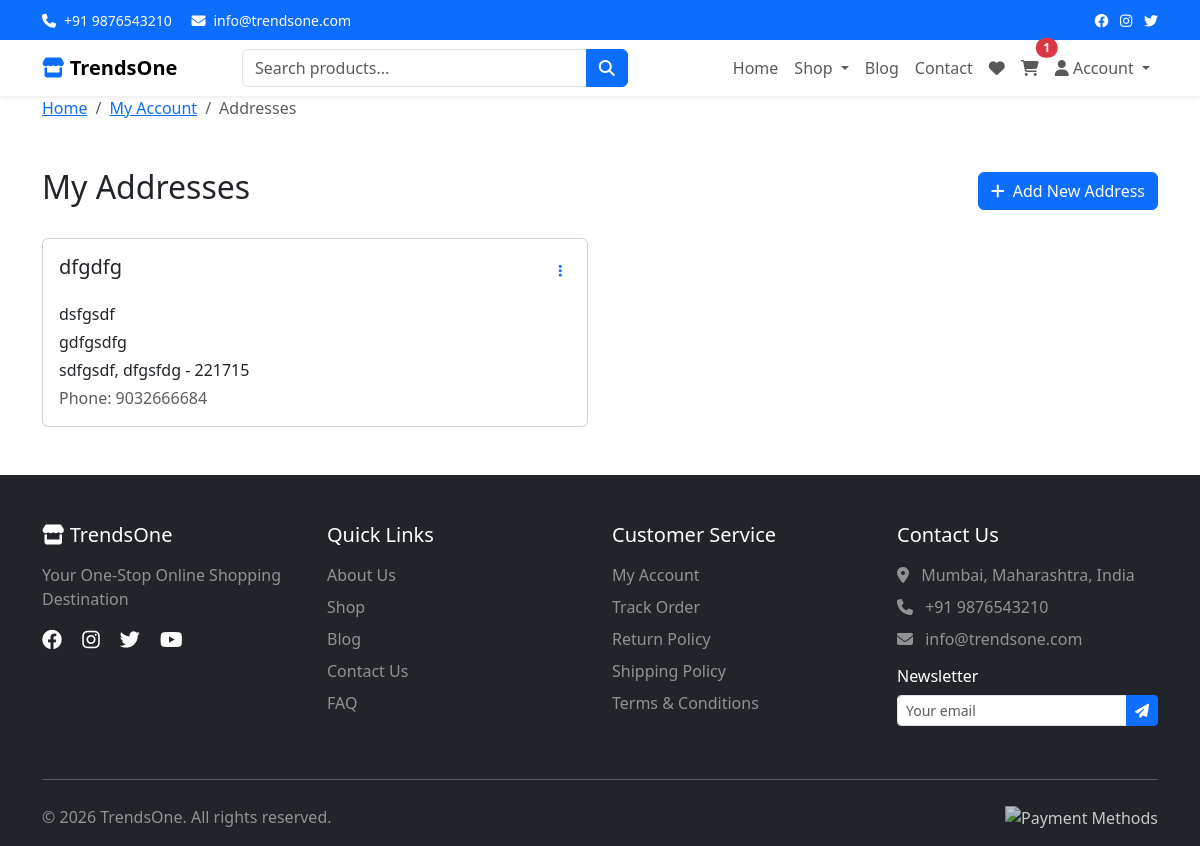
Screenshot of /addresses.php (signed in) with the database file from the repository.
### tables this page shows
CREATE TABLE `user_addresses` (
  `id` int(11) NOT NULL,
  `user_id` int(11) NOT NULL,
  `address_type` enum('home','work','other') DEFAULT 'home',
  `full_name` varchar(100) NOT NULL,
  `phone` varchar(20) NOT NULL,
  `address_line1` varchar(255) NOT NULL,
  `address_line2` varchar(255) DEFAULT NULL,
  `landmark` varchar(100) DEFAULT NULL,
  `city` varchar(100) NOT NULL,
  `state` varchar(100) NOT NULL,
  `pincode` varchar(10) NOT NULL,
  `is_default` tinyint(1) DEFAULT 0,
  `created_at` timestamp NOT NULL DEFAULT current_timestamp(),
  `updated_at` timestamp NOT NULL DEFAULT current_timestamp() ON UPDATE current_timestamp()
);

### addresses.php (the view, shortened to what this page needs)
<?php
require_once 'config/config.php';
$stmt = $pdo->prepare("SELECT * FROM user_addresses WHERE user_id = ? ORDER BY is_default DESC, created_at DESC");
$stmt->execute([$_SESSION['user_id']]);
$addresses = $stmt->fetchAll();
include 'includes/header.php';
include 'includes/navbar.php';
?>
<div class="breadcrumb-section">
    <div class="container">
        <nav aria-label="breadcrumb">
            <ol class="breadcrumb">
                <li class="breadcrumb-item"><a href="<?php echo SITE_URL; ?>">Home</a></li>
                <li class="breadcrumb-item"><a href="<?php echo SITE_URL; ?>/my-account.php">My Account</a></li>
                <li class="breadcrumb-item active">Addresses</li>
            </ol>
        </nav>
    </div>
</div>
<div class="container my-5">
    <div class="d-flex justify-content-between align-items-center mb-4">
        <h2>My Addresses</h2>
        <button class="btn btn-primary" data-bs-toggle="modal" data-bs-target="#addAddressModal">
            <i class="fas fa-plus me-2"></i>Add New Address
        </button>
    </div>
    <?php if (!empty($addresses)): ?>
    <div class="row g-4">
        <?php foreach ($addresses as $address): ?>
        <div class="col-md-6">
            <div class="card">
                <div class="card-body">
                    <div class="d-flex justify-content-between align-items-start mb-3">
                        <h5 class="mb-0">
                            <?php echo htmlspecialchars($address['full_name']); ?>
                        </h5>
                        <div class="dropdown">
                            <button class="btn btn-sm btn-link" data-bs-toggle="dropdown">
                                <i class="fas fa-ellipsis-v"></i>
                            </button>
                        </div>
                    </div>
                    <p class="mb-1"><?php echo htmlspecialchars($address['address_line1']); ?></p>
                    <?php if ($address['address_line2']): ?>
                    <p class="mb-1"><?php echo htmlspecialchars($address['address_line2']); ?></p>
                    <?php endif; ?>
                    <p class="mb-1"><?php echo htmlspecialchars($address['city']); ?>, <?php echo htmlspecialchars($address['state']); ?> - <?php echo htmlspecialchars($address['pincode']); ?></p>
                    <p class="mb-0 text-muted">Phone: <?php echo htmlspecialchars($address['phone']); ?></p>
                </div>
            </div>
        </div>
        <?php endforeach; ?>
    </div>
    <?php endif; ?>
</div>
<?php include 'includes/footer.php'; ?>

### rows the page displays
user_addresses: full_name "dfgdfg", address_line1 "dsfgsdf", address_line2 "gdfgsdfg", city "sdfgsdf", state "dfgsfdg", pincode "221715", phone "9032666684"

### other values shown
SITE_PHONE "+91 9876543210"
SITE_EMAIL "info@trendsone.com"
SITE_NAME "TrendsOne"
$cart_count "1"
SITE_TAGLINE "Your One-Stop Online Shopping Destination"
SITE_ADDRESS "Mumbai, Maharashtra, India"
